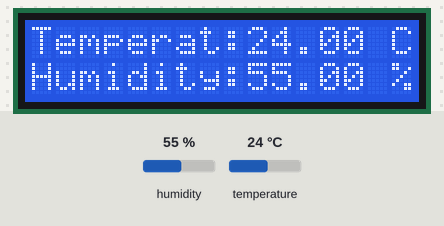
Bench run of a sketch on a simulated Arduino Nano, built with avr-gcc and run on an emulated ATmega328P. On the bench: 16×2 character LCD. The inputs (shaded band) are chosen by the test bench; at power-on: humidity 55 %, temperature 24 °C. What the sketch prints to the serial monitor is not drawn.

Above: at 1.2 s.
1.3 s: humidity set to 22 %
At 2.8 s:
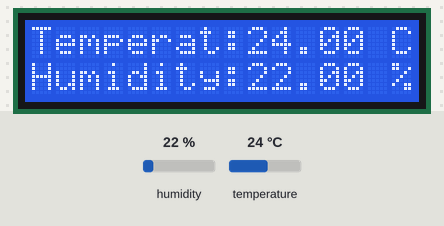
4.1 s: temperature set to 12 °C
At 5.7 s:
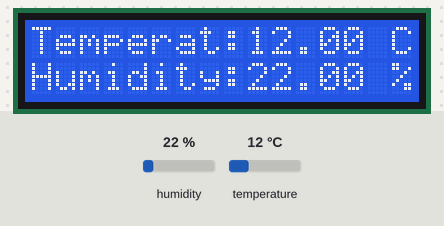
6.9 s: humidity set to 40 %
At 9.1 s:
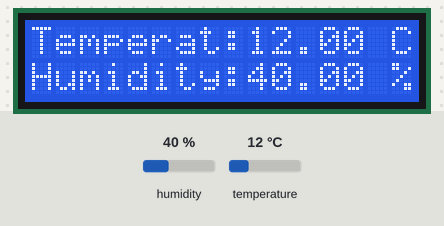
9.8 s: temperature set to 19 °C
At 10.9 s:
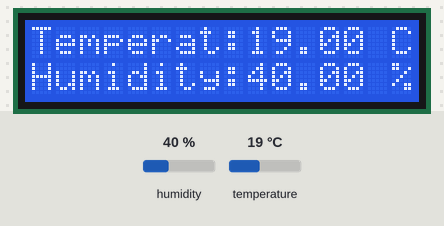
Timing chart, 0 to 12.8 s (numbered marks = the images above; inputs shaded):
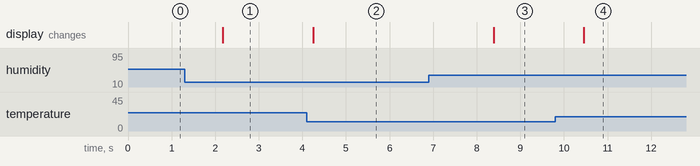

The sketch:

LCD1602_SEN_DHT22.ino
```cpp
/******************************************
    I2C    Arduino  STM32F103  ESP8266
    SDA      A4        PB7     D2(GPIO4)
    SCL      A5        PB6     D1(GPIO5)
*****************************************/
#include <DHT.h>
#include <Wire.h>
#include <LiquidCrystal_I2C.h>

#define NANO        // NANO 보드인 경우 define
//#define BLUEPILL  // BLUEPILL 보드인 경우 define

#ifdef NANO             // NANO가 정의되면
#define dhtPin 4        // dhtPin을 4로 하고
#define dhtType DHT22   // DHT22 센서 사용 정의
#endif                  // #ifdef 사용 후 반드시 #endif

#ifdef BLUEPILL         // BLUEPILL이 정의되면
#define dhtPin PB4      // dhtPin을 PB4로 하고
#define dhtType DHT22   // DHT22 센서 사용 정의
#endif                  // #ifdef 사용 후 반드시 #endif

DHT dht22(dhtPin, dhtType);
LiquidCrystal_I2C lcd(0x27, 16, 2); // set the LCD address(I2C) to 0x27

void setup()
{
    Serial.begin(115200);
    dht22.begin();

    lcd.begin();     // LCD initialize
    lcd.backlight(); // Backlight on
}

void loop()
{
    // Read DHT22 temperature as Celsius
    float tempDHT22 = dht22.readTemperature();
    float humiDHT22 = dht22.readHumidity();

    // LCD1602_I2C Display
    lcd.setCursor(0, 0); // cursor at x=0, y=0 position
    lcd.print("Temperat:");
    lcd.print(tempDHT22);
    lcd.print(" C");

    lcd.setCursor(0, 1); // cursor at x=0, y=1 position
    lcd.print("Humidity:");
    lcd.print(humiDHT22);
    lcd.print(" %");

    // Serial monitor
    Serial.print("DHT22 Temperature: ");
    Serial.print(tempDHT22);
    Serial.print(" *C");
    Serial.print("\t Humidity: ");
    Serial.print(humiDHT22);
    Serial.println(" %");

    delay(1000);
}
```

Measured:
- after the input at 1.3 s, the display: changes after 0.87 s (image 1)
- after the input at 4.1 s, the display: changes after 0.14 s (image 2)
- after the input at 6.9 s, the display: changes after 1.5 s (image 3)
- after the input at 9.8 s, the display: changes after 0.66 s (image 4)
